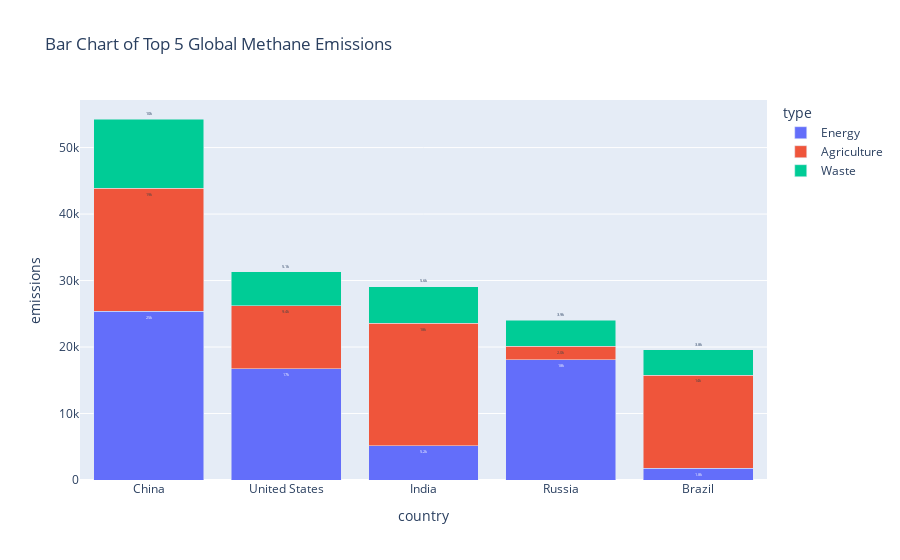

Notebook source saved alongside this figure:
### Markdown cell above
Creating a bar chart of the top 5 countries with the highest emission rates

### Code cell
fig = px.bar(df_segment_total_int5, x='country', y='emissions',text='emissions',color="type",barmode="stack", title='Bar Chart of Top 5 Global Methane Emissions',category_orders={
        "country": ['China', 'United States','India', 'Russia', 'Brazil']},hover_data=['region','baseYear'] 
    )
fig.update_traces(texttemplate='%{text:.2s}', textposition='outside')
fig.update_layout(uniformtext_minsize=3.5, uniformtext_mode='hide')
fig.show()

### Figure 1 — Plotly figure (JSON) as saved in the notebook; plotly's stock layout.template omitted (floating-point values rounded to 4 significant figures)
{"data": [{"alignmentgroup": "True", "customdata": [["Asia Pacific", "2022"], ["Russia & Caspian", "2022"], ["North America", "2022"], ["Asia Pacific", "2022"], ["Central and South America", "2022"]], "hovertemplate": "type=Energy<br>country=%{x}<br>emissions=%{text}<br>region=%{customdata[0]}<br>baseYear=%{customdata[1]}<extra></extra>", "legendgroup": "Energy", "marker": {"color": "#636efa", "pattern": {"shape": ""}}, "name": "Energy", "offsetgroup": "Energy", "orientation": "v", "showlegend": true, "text": [25370.0, 18080.0, 16770.0, 5185.0, 1756.0], "textposition": "outside", "texttemplate": "%{text:.2s}", "type": "bar", "x": ["China", "Russia", "United States", "India", "Brazil"], "xaxis": "x", "y": [25370.0, 18080.0, 16770.0, 5185.0, 1756.0], "yaxis": "y"}, {"alignmentgroup": "True", "customdata": [["Asia Pacific", "2019-2021"], ["Asia Pacific", "2019-2021"], ["Central and South America", "2019-2021"], ["North America", "2019-2021"], ["Russia & Caspian", "2019-2021"]], "hovertemplate": "type=Agriculture<br>country=%{x}<br>emissions=%{text}<br>region=%{customdata[0]}<br>baseYear=%{customdata[1]}<extra></extra>", "legendgroup": "Agriculture", "marker": {"color": "#EF553B", "pattern": {"shape": ""}}, "name": "Agriculture", "offsetgroup": "Agriculture", "orientation": "v", "showlegend": true, "text": [18500.0, 18360.0, 14020.0, 9409.0, 2022.0], "textposition": "outside", "texttemplate": "%{text:.2s}", "type": "bar", "x": ["China", "India", "Brazil", "United States", "Russia"], "xaxis": "x", "y": [18500.0, 18360.0, 14020.0, 9409.0, 2022.0], "yaxis": "y"}, {"alignmentgroup": "True", "customdata": [["Asia Pacific", "2019-2021"], ["Asia Pacific", "2019-2021"], ["North America", "2019-2021"], ["Russia & Caspian", "2019-2021"], ["Central and South America", "2019-2021"]], "hovertemplate": "type=Waste<br>country=%{x}<br>emissions=%{text}<br>region=%{customdata[0]}<br>baseYear=%{customdata[1]}<extra></extra>", "legendgroup": "Waste", "marker": {"color": "#00cc96", "pattern": {"shape": ""}}, "name": "Waste", "offsetgroup": "Waste", "orientation": "v", "showlegend": true, "text": [10420.0, 5552.0, 5118.0, 3931.0, 3800.0], "textposition": "outside", "texttemplate": "%{text:.2s}", "type": "bar", "x": ["China", "India", "United States", "Russia", "Brazil"], "xaxis": "x", "y": [10420.0, 5552.0, 5118.0, 3931.0, 3800.0], "yaxis": "y"}], "layout": {"barmode": "stack", "legend": {"title": {"text": "type"}, "tracegroupgap": 0}, "title": {"text": "Bar Chart of Top 5 Global Methane Emissions"}, "uniformtext": {"minsize": 3.5, "mode": "hide"}, "xaxis": {"anchor": "y", "categoryarray": ["China", "United States", "India", "Russia", "Brazil"], "categoryorder": "array", "domain": [0, 1], "title": {"text": "country"}}, "yaxis": {"anchor": "x", "domain": [0, 1], "title": {"text": "emissions"}}}}
